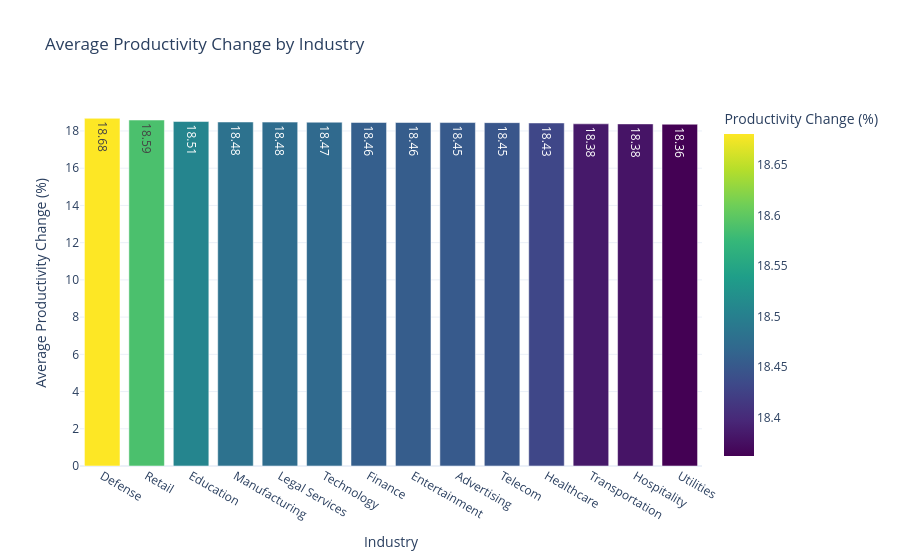

The notebook cell this image was saved under:
### Markdown cell above
AVERAGE PRODUCTIVITY BY INDUSTRY

### Code cell
#Average Productivity by Industry

industry_productivity = (
    df.groupby("Industry")["Productivity Change (%)"]
    .mean()
    .reset_index()
    .sort_values("Productivity Change (%)", ascending=False)
)

fig3 = px.bar(
    industry_productivity,
    x="Industry",
    y="Productivity Change (%)",
    color="Productivity Change (%)",
    color_continuous_scale="Viridis",
    text_auto=".2f",
    title="Average Productivity Change by Industry"
)

fig3.update_layout(
    template="plotly_white",
    xaxis_title="Industry",
    yaxis_title="Average Productivity Change (%)"
)

fig3.show()

### Figure 1 — Plotly figure (JSON) as saved in the notebook; plotly's stock layout.template omitted (floating-point values rounded to 4 significant figures)
{"data": [{"hovertemplate": "Industry=%{x}<br>Productivity Change (%)=%{marker.color}<extra></extra>", "legendgroup": "", "marker": {"color": [18.68, 18.59, 18.51, 18.48, 18.48, 18.47, 18.46, 18.46, 18.45, 18.45, 18.43, 18.38, 18.38, 18.36], "coloraxis": "coloraxis", "pattern": {"shape": ""}}, "name": "", "orientation": "v", "showlegend": false, "textposition": "auto", "texttemplate": "%{y:.2f}", "type": "bar", "x": ["Defense", "Retail", "Education", "Manufacturing", "Legal Services", "Technology", "Finance", "Entertainment", "Advertising", "Telecom", "Healthcare", "Transportation", "Hospitality", "Utilities"], "xaxis": "x", "y": [18.68, 18.59, 18.51, 18.48, 18.48, 18.47, 18.46, 18.46, 18.45, 18.45, 18.43, 18.38, 18.38, 18.36], "yaxis": "y"}], "layout": {"barmode": "relative", "coloraxis": {"colorbar": {"title": {"text": "Productivity Change (%)"}}, "colorscale": [[0, "#440154"], [0.1111, "#482878"], [0.2222, "#3e4989"], [0.3333, "#31688e"], [0.4444, "#26828e"], [0.5556, "#1f9e89"], [0.6667, "#35b779"], [0.7778, "#6ece58"], [0.8889, "#b5de2b"], [1, "#fde725"]]}, "legend": {"tracegroupgap": 0}, "title": {"text": "Average Productivity Change by Industry"}, "xaxis": {"anchor": "y", "domain": [0, 1], "title": {"text": "Industry"}}, "yaxis": {"anchor": "x", "domain": [0, 1], "title": {"text": "Average Productivity Change (%)"}}}}
